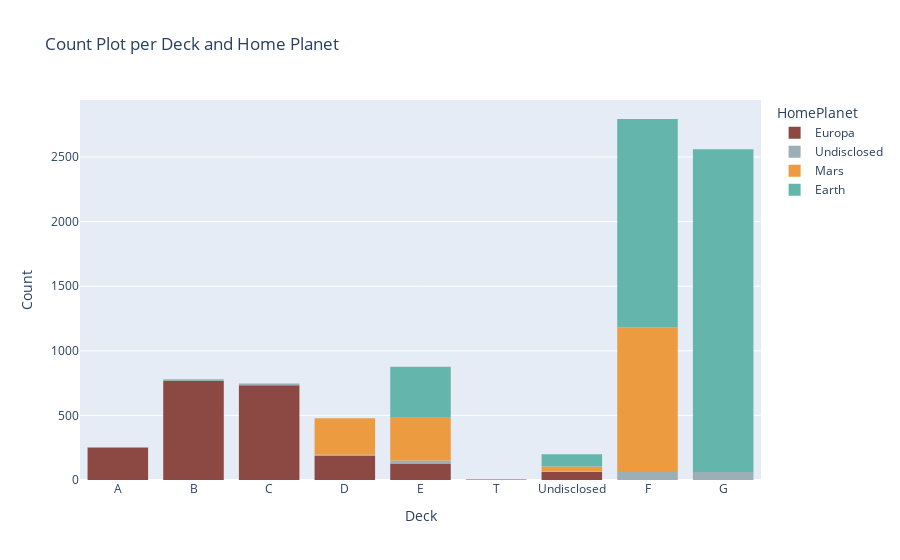

Write notebook code for a chart like this one.
### Code cell
# Create a count plot of ages using Plotly Express
custom_colors = ['#8C4843','#9CAFB7', '#ED9B40', '#64B6AC']


count_decksHome = px.histogram(df_viz, x='Deck', title='Count Plot per Deck and Home Planet', color='HomePlanet', color_discrete_sequence=custom_colors)
count_decksHome.update_xaxes(title='Deck')
count_decksHome.update_yaxes(title='Count')

# Show the plot
count_decksHome.show()

### Figure 1 — Plotly figure (JSON) as saved in the notebook; plotly's stock layout.template omitted (floating-point values rounded to 4 significant figures; data arrays with more than 128 entries replaced by an {"elided": "..."} marker saying what was removed)
{"data": [{"alignmentgroup": "True", "bingroup": "x", "hovertemplate": "HomePlanet=Europa<br>Deck=%{x}<br>count=%{y}<extra></extra>", "legendgroup": "Europa", "marker": {"color": "#8C4843", "pattern": {"shape": ""}}, "name": "Europa", "offsetgroup": "Europa", "orientation": "v", "showlegend": true, "type": "histogram", "x": {"elided": "2131 str values"}, "xaxis": "x", "yaxis": "y"}, {"alignmentgroup": "True", "bingroup": "x", "hovertemplate": "HomePlanet=Undisclosed<br>Deck=%{x}<br>count=%{y}<extra></extra>", "legendgroup": "Undisclosed", "marker": {"color": "#9CAFB7", "pattern": {"shape": ""}}, "name": "Undisclosed", "offsetgroup": "Undisclosed", "orientation": "v", "showlegend": true, "type": "histogram", "x": {"elided": "201 str values"}, "xaxis": "x", "yaxis": "y"}, {"alignmentgroup": "True", "bingroup": "x", "hovertemplate": "HomePlanet=Mars<br>Deck=%{x}<br>count=%{y}<extra></extra>", "legendgroup": "Mars", "marker": {"color": "#ED9B40", "pattern": {"shape": ""}}, "name": "Mars", "offsetgroup": "Mars", "orientation": "v", "showlegend": true, "type": "histogram", "x": {"elided": "1759 str values"}, "xaxis": "x", "yaxis": "y"}, {"alignmentgroup": "True", "bingroup": "x", "hovertemplate": "HomePlanet=Earth<br>Deck=%{x}<br>count=%{y}<extra></extra>", "legendgroup": "Earth", "marker": {"color": "#64B6AC", "pattern": {"shape": ""}}, "name": "Earth", "offsetgroup": "Earth", "orientation": "v", "showlegend": true, "type": "histogram", "x": {"elided": "4602 str values"}, "xaxis": "x", "yaxis": "y"}], "layout": {"barmode": "relative", "legend": {"title": {"text": "HomePlanet"}, "tracegroupgap": 0}, "title": {"text": "Count Plot per Deck and Home Planet"}, "xaxis": {"anchor": "y", "domain": [0, 1], "title": {"text": "Deck"}}, "yaxis": {"anchor": "x", "domain": [0, 1], "title": {"text": "Count"}}}}
